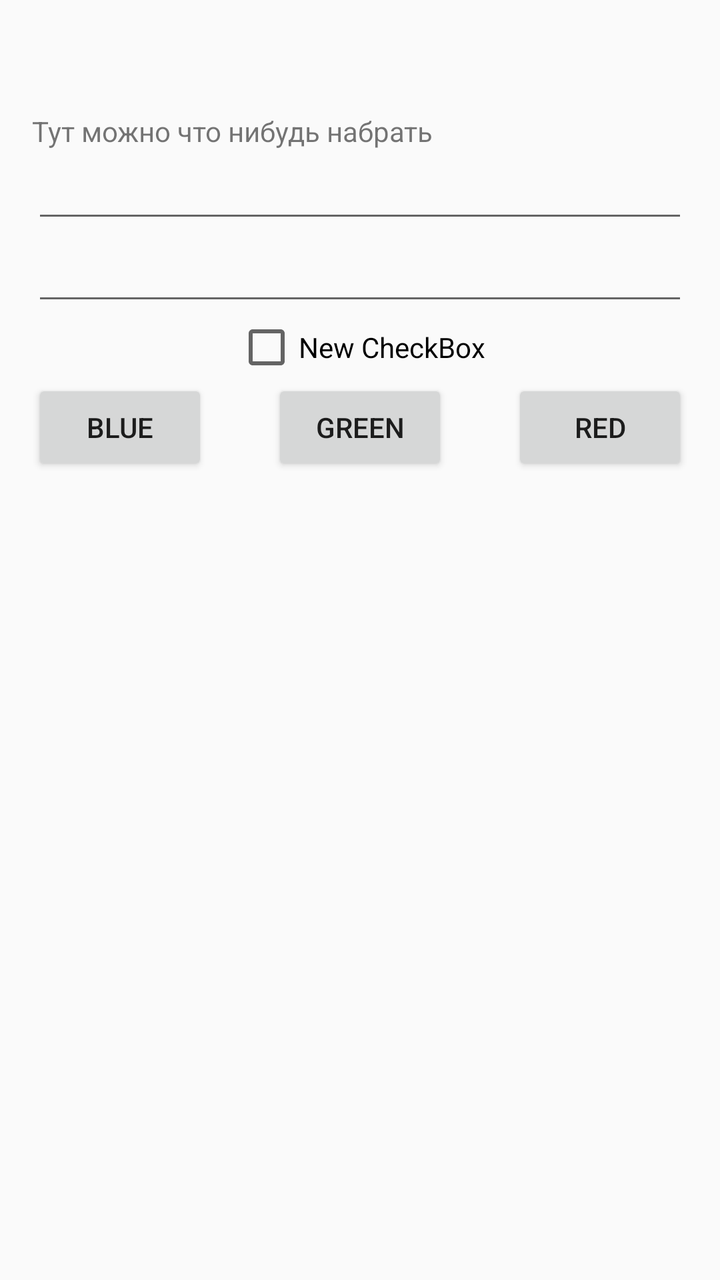
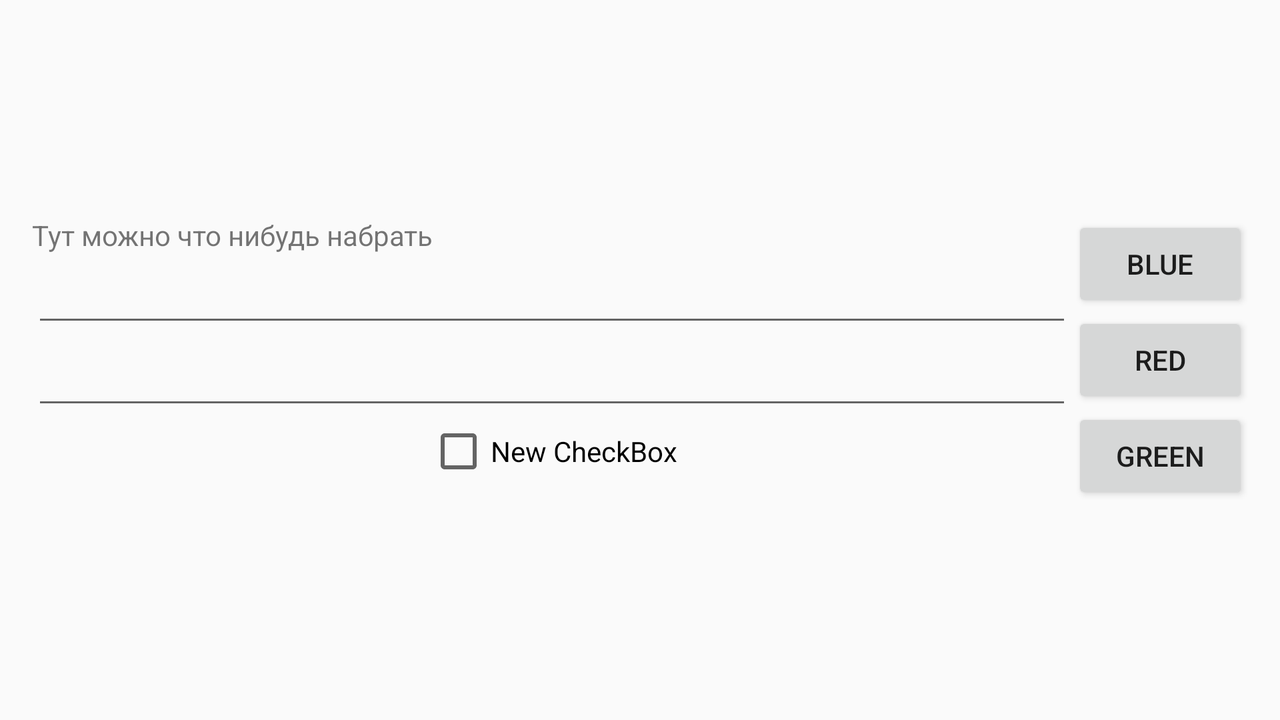

One screen, two layout resources from the same app: the default and the repository's alternative for another configuration. Each is rendered where Android would select it; the XML of both is given below.
<!-- AndroidManifest.xml: application theme AppTheme -->
<!-- res/layout/main_content.xml -->
<?xml version="1.0" encoding="utf-8"?>
<RelativeLayout xmlns:android="http://schemas.android.com/apk/res/android"
    xmlns:tools="http://schemas.android.com/tools"
    android:layout_width="match_parent"
    android:layout_height="match_parent"
    android:paddingBottom="@dimen/activity_vertical_margin"
    android:paddingLeft="@dimen/activity_horizontal_margin"
    android:paddingRight="@dimen/activity_horizontal_margin"
    android:paddingTop="?android:actionBarSize"
    tools:context="com.softdesign.school.MainActivity">


    <LinearLayout
        android:layout_width="match_parent"
        android:layout_height="wrap_content"
        android:orientation="vertical"
        android:id="@+id/linearLayout">

        <TextView
            android:layout_width="wrap_content"
            android:layout_height="wrap_content"
            android:text="Тут можно что нибудь набрать" />

        <EditText
            android:layout_width="match_parent"
            android:layout_height="wrap_content"
            android:id="@+id/editText" />

        <EditText
            android:layout_width="match_parent"
            android:layout_height="wrap_content"
            android:id="@+id/editText2" />

        <CheckBox
            android:layout_width="wrap_content"
            android:layout_height="wrap_content"
            android:text="New CheckBox"
            android:id="@+id/checkBox"
            android:layout_gravity="center_horizontal" />

    </LinearLayout>

    <Button
        android:layout_width="wrap_content"
        android:layout_height="wrap_content"
        android:text="blue"
        android:id="@+id/btn_blue"
        android:layout_below="@+id/linearLayout"
        android:layout_alignParentLeft="true"
        android:layout_alignParentStart="true"/>

    <Button
        android:layout_width="wrap_content"
        android:layout_height="wrap_content"
        android:text="red"
        android:id="@+id/btn_red"
        android:layout_below="@+id/linearLayout"
        android:layout_alignParentRight="true"
        android:layout_alignParentEnd="true"/>

    <Button
        android:layout_width="wrap_content"
        android:layout_height="wrap_content"
        android:text="green"
        android:id="@+id/btn_green"
        android:layout_below="@+id/linearLayout"
        android:layout_centerHorizontal="true"/>
</RelativeLayout>
<!-- resources referenced by this layout -->
<resources>
  <dimen name="activity_horizontal_margin">16dp</dimen>
  <dimen name="activity_vertical_margin">16dp</dimen>
  <!-- from res/values-v19/ -->
  <style name="AppTheme" parent="Theme.AppCompat.Light.NoActionBar">
                  
                  <item name="colorPrimary">@color/colorPrimary</item>
                  <item name="android:windowTranslucentStatus">true</item>
                  
                  <item name="colorAccent">@color/colorAccent</item>
          </style>
  <color name="colorPrimary">#3F51B5</color>
  <color name="colorAccent">#FF4081</color>
</resources>
<!-- res/layout-land/main_content.xml (the repository's variant of the layout above) -->
<!-- drawn on the phone turned sideways -->
<?xml version="1.0" encoding="utf-8"?>
<RelativeLayout xmlns:android="http://schemas.android.com/apk/res/android"
    xmlns:tools="http://schemas.android.com/tools"
    android:layout_width="match_parent"
    android:layout_height="match_parent"
    android:paddingBottom="@dimen/activity_vertical_margin"
    android:paddingLeft="@dimen/activity_horizontal_margin"
    android:paddingRight="@dimen/activity_horizontal_margin"
    android:paddingTop="?android:actionBarSize"
    tools:context="com.softdesign.school.MainActivity">


    <LinearLayout
        android:layout_width="wrap_content"
        android:layout_height="wrap_content"
        android:orientation="vertical"
        android:id="@+id/linearLayout"
        android:layout_alignParentLeft="true"
        android:layout_alignParentStart="true"
        android:layout_toLeftOf="@+id/linearLayout2"
        android:layout_toStartOf="@+id/linearLayout2"
        android:layout_alignTop="@+id/linearLayout2">

        <TextView
            android:layout_width="wrap_content"
            android:layout_height="wrap_content"
            android:text="Тут можно что нибудь набрать" />

        <EditText
            android:layout_width="match_parent"
            android:layout_height="wrap_content"
            android:id="@+id/editText" />

        <EditText
            android:layout_width="match_parent"
            android:layout_height="wrap_content"
            android:id="@+id/editText2" />

        <CheckBox
            android:layout_width="wrap_content"
            android:layout_height="wrap_content"
            android:text="New CheckBox"
            android:id="@+id/checkBox"
            android:layout_gravity="center_horizontal" />

    </LinearLayout>

    <LinearLayout
        android:orientation="vertical"
        android:layout_width="wrap_content"
        android:layout_height="wrap_content"
        android:id="@+id/linearLayout2"
        android:layout_centerVertical="true"
        android:layout_alignParentRight="true"
        android:layout_alignParentEnd="true">

        <Button
            android:layout_width="wrap_content"
            android:layout_height="wrap_content"
            android:text="blue"
            android:id="@+id/btn_blue"
            android:layout_below="@+id/linearLayout"
            android:layout_alignParentLeft="true"
            android:layout_alignParentStart="true" />

        <Button
            android:layout_width="wrap_content"
            android:layout_height="wrap_content"
            android:text="red"
            android:id="@+id/btn_red"
            android:layout_below="@+id/linearLayout"
            android:layout_alignParentRight="true"
            android:layout_alignParentEnd="true" />

        <Button
            android:layout_width="wrap_content"
            android:layout_height="wrap_content"
            android:text="green"
            android:id="@+id/btn_green"
            android:layout_below="@+id/linearLayout"
            android:layout_centerHorizontal="true" />
    </LinearLayout>
</RelativeLayout>
